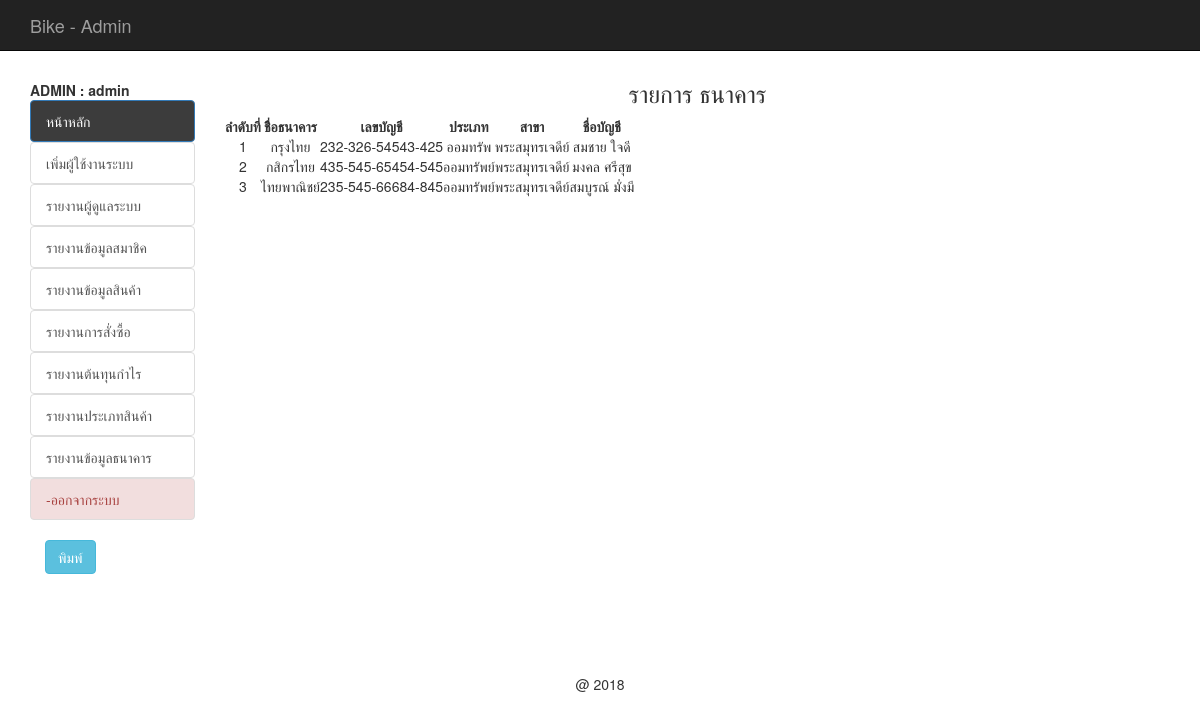
Page /backend/report_all_bank.php (signed in) on the committed database.
### tables this page shows
CREATE TABLE `tbl_bank` (
  `b_id` int(11) NOT NULL,
  `b_number` varchar(50) NOT NULL,
  `b_name` varchar(50) NOT NULL,
  `b_type` varchar(50) NOT NULL,
  `b_owner` varchar(50) NOT NULL,
  `bn_name` varchar(50) NOT NULL,
  `b_logo` varchar(100) NOT NULL
);

### backend/mm.php (called while the page is built, shortened)
<?php require_once('../Connections/condb.php'); ?>
<?php
$colname_mm = "-1";
if (isset($_SESSION['MM_admin'])) {
  $colname_mm = $_SESSION['MM_admin'];
}
$query_mm = sprintf("SELECT * FROM tbl_admin WHERE admin_user = %s", GetSQLValueString($colname_mm, "text"));
$mm = mysql_query($query_mm, $condb) or die(mysql_error());
$row_mm = mysql_fetch_assoc($mm);
?>

### backend/report_all_bank.php (the view, shortened to what this page needs)
<?php require_once('../Connections/condb.php'); ?>
<?php
if (!function_exists("GetSQLValueString")) {
  function GetSQLValueString($theValue, $theType, $theDefinedValue = "", $theNotDefinedValue = "")
  {
    $theValue = function_exists("mysql_real_escape_string") ? mysql_real_escape_string($theValue) : mysql_escape_string($theValue);
    switch ($theType) {
      case "text":
      $theValue = ($theValue != "") ? "'" . $theValue . "'" : "NULL";
      break;
    }
    return $theValue;
  }
}
$query_lbk = "SELECT * FROM tbl_bank ";
$lbk = mysql_query($query_lbk, $condb) or die(mysql_error());
$row_lbk = mysql_fetch_assoc($lbk);
?>
<!DOCTYPE html>
<html lang="en">
<head>
  <?php include('h.php');?>
  <?php include('datatable.php');?>
</head>
<body>
  <div class="container">
    <div class="row">
     <?php include('banner.php');?>
   </div>
   <div class="row">
    <div class="col-md-2">
      <br>
      <?php include('menu.php');?>
    </div>
    <div class="col-md-10">
      <h3 align="center"> รายการ ธนาคาร   </h3>
      <table id="example" class="display" cellspacing="0" border="0">
        <thead>
          <tr align="center">
            <th>ลำดับที่</th>
            <th>ชื่ิอธนาคาร</th>
            <th>เลขบัญชี</th>
            <th>ประเภท</th>
            <th>สาขา</th>
            <th>ชื่อบัญชี</th>
          </tr>
        </thead>
        <?php
        $i = 1;
        do { ?>
          <tr>
            <td align="center" valign="top"><?php echo $i; ?></td>
            <td align="center" valign="top"><?php echo $row_lbk['b_name']; ?></td>
            <td align="center" valign="top"><?php echo $row_lbk['b_number']; ?></td>
            <td align="center" valign="top"><?php echo $row_lbk['b_type']; ?></td>
            <td align="center" valign="top"><?php echo $row_lbk['bn_name']; ?></td>
            <td align="center" valign="top"><?php echo $row_lbk['b_owner']; ?></td>
          </tr>
          <?php
          $i += 1;
        } while ($row_lbk = mysql_fetch_assoc($lbk)); ?>
      </table>
    </div>
  </div>
  <div class="col-md-2">
      <input type="button" name="search" id="hp" value="พิมพ์" onclick="print()" class="btn btn-info" />
     </div>
</div>
</body>
</html>
<?php  include('f.php');?>

### backend/menu.php (shortened to what this page needs)
<?php include('mm.php');?>
<b id="hp">  ADMIN : <?php echo $row_mm['admin_name'];?></b>
<br />
<ul class="list-group list-group-flush" id="hp">
	<il><a href="index.php" class="list-group-item active"  style="background-color: #3c3c3c">หน้าหลัก</a></il>
	<?php
	if ($row_mm['status'] == 'admin') { ?>
		<il><a href="adduser_admin.php" class="list-group-item">เพิ่มผู้ใช้งานระบบ</a></il>
		<il><a href="list_admin.php" class="list-group-item">รายงานผู้ดูแลระบบ</a></il>
		<il><a href="list_member.php" class="list-group-item">รายงานข้อมูลสมาชิค</a></il>
		<il><a href="report_all_prd.php?all=all" class="list-group-item">รายงานข้อมูลสินค้า</a></il>
		<il><a href="report_order.php" class="list-group-item">รายงานการสั่งซื้อ</a></il>
		<il><a href="report_best.php" class="list-group-item">รายงานต้นทุนกำไร</a></il>
		<il><a href="report_all_type.php" class="list-group-item">รายงานประเภทสินค้า</a></il>
		<il><a href="report_all_bank.php" class="list-group-item">รายงานข้อมูลธนาคาร</a></il>
		<il><a href="logout_admin.php" class="list-group-item list-group-item-danger">-ออกจากระบบ</a></il>
<?php } ?>
</ul>

### css/style.css (style rules this page uses)
th { text-align:center; }

### rows in the picture
tbl_bank: b_name "กรุงไทย", b_number "232-326-54543-425", b_type "ออมทรัพ", bn_name "พระสมุทรเจดีย์", b_owner "สมชาย ใจดี"
tbl_bank: b_name "กสิกรไทย", b_number "435-545-65454-545", b_type "ออมทรัพย์", bn_name "พระสมุทรเจดีย์", b_owner "มงคล ศรีสุข"
tbl_bank: b_name "ไทยพาณิชย์", b_number "235-545-66684-845", b_type "ออมทรัพย์", bn_name "พระสมุทรเจดีย์", b_owner "สมบูรณ์ มั่งมี"

### other values in the picture
$row_mm['admin_name'] "admin"
